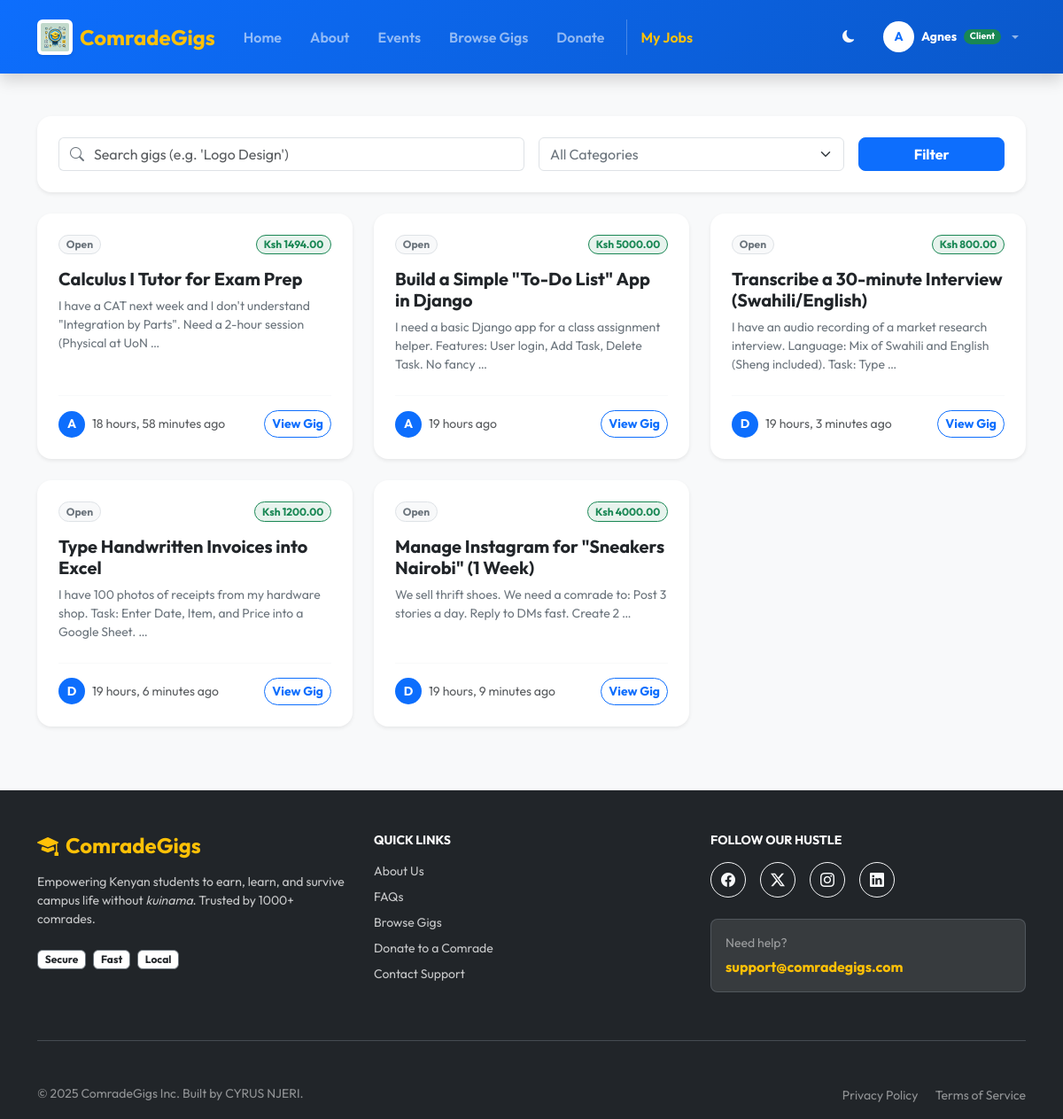
Page /gigs/ (signed in) on the committed database.
### myapp/models.py (models this page shows, shortened)
class User(AbstractUser):
    role = models.CharField(max_length=10, choices=ROLE_CHOICES, default='student')
    is_verified = models.BooleanField(default=False)
    phone_number = models.CharField(max_length=15, blank=True, null=True, help_text="Required for M-Pesa")
    profile_image = models.ImageField(upload_to='profiles/', blank=True, null=True)

class Job(models.Model):
    STATUS_CHOICES = (
        ('open', 'Open'),
        ('review', 'Under Review'),
        ('assigned', 'In Progress'),
        ('completed', 'Completed'),
        ('cancelled', 'Cancelled'),
    )
    client = models.ForeignKey(User, on_delete=models.CASCADE, related_name='posted_jobs')
    assigned_to = models.ForeignKey(User, on_delete=models.SET_NULL, null=True, blank=True, related_name='assigned_jobs')
    title = models.CharField(max_length=200)
    description = models.TextField()
    required_skills = models.ManyToManyField(Skill, blank=True)
    budget = models.DecimalField(max_digits=10, decimal_places=2)
    deadline = models.DateTimeField(null=True, blank=True)
    status = models.CharField(max_length=20, choices=STATUS_CHOICES, default='review')
    created_at = models.DateTimeField(auto_now_add=True)
    completed_at = models.DateTimeField(null=True, blank=True)

### myapp/views.py (the view)
# urls.py: path('gigs/', views.job_list, name='job_list'),
def job_list(request):
    jobs = Job.objects.filter(status='open').order_by('-created_at')
    query = request.GET.get('q')
    if query:
        jobs = jobs.filter(title__icontains=query)
    return render(request, 'student/job_list.html', {'jobs': jobs})

### myapp/templates/student/job_list.html (shortened to what this page needs)
{% extends "base.html" %}
{% load static %}
{% block content %}
<section class="py-4 bg-light">
  <div class="container">
    <div class="card border-0 shadow-sm rounded-4 p-4 mb-4">
      <form method="get" class="row g-3 align-items-center">
        <div class="col-md-6">
          <div class="input-group">
            <span class="input-group-text bg-white border-end-0"><i class="bi bi-search text-secondary"></i></span>
            <input type="text" name="q" class="form-control border-start-0 ps-0" placeholder="Search gigs (e.g. 'Logo Design')">
          </div>
        </div>
        <div class="col-md-4">
          <select name="category" class="form-select text-secondary">
            <option value="">All Categories</option>
          </select>
        </div>
        <div class="col-md-2">
          <button class="btn btn-primary w-100 fw-bold rounded-3">Filter</button>
        </div>
      </form>
    </div>
    <div class="row g-4">
      {% for job in jobs %}
      <div class="col-md-6 col-lg-4">
        <div class="card h-100 border-0 shadow-sm rounded-4 hover-lift overflow-hidden">
          <div class="card-body p-4 d-flex flex-column">
            <div class="d-flex justify-content-between align-items-start mb-3">
              <span class="badge bg-light text-secondary border rounded-pill small">{{ job.get_status_display }}</span>
              <span class="badge bg-success bg-opacity-10 text-success border border-success rounded-pill fw-bold">Ksh {{ job.budget }}</span>
            </div>
            <h5 class="fw-bold text-dark mb-2">
              <a href="{% url 'myapp:job_detail' job.id %}" class="text-decoration-none text-dark">{{ job.title }}</a>
            </h5>
            <p class="text-secondary small mb-4 flex-grow-1">
              {{ job.description|truncatewords:20 }}
            </p>
            <div class="d-flex align-items-center justify-content-between mt-auto pt-3 border-top border-light">
              <div class="d-flex align-items-center">
                <div class="bg-primary text-white rounded-circle d-flex align-items-center justify-content-center me-2 small fw-bold" style="width: 30px; height: 30px;">
                  {{ job.client.username|slice:":1"|upper }}
                </div>
                <small class="text-muted">{{ job.created_at|timesince }} ago</small>
              </div>
              <a href="{% url 'myapp:job_detail' job.id %}" class="btn btn-sm btn-outline-primary rounded-pill fw-bold">View Gig</a>
            </div>
          </div>
        </div>
      </div>
      {% endfor %}
    </div>
  </div>
</section>
{% endblock %}

### myapp/templates/base.html (shortened to what this page needs)
{% load static %}
<!doctype html>
<html lang="en" data-bs-theme="light">
  <head>
    <link href="https://cdn.jsdelivr.net/npm/bootstrap@5.3.2/dist/css/bootstrap.min.css" rel="stylesheet">
    <link rel="stylesheet" href="https://cdn.jsdelivr.net/npm/bootstrap-icons@1.11.1/font/bootstrap-icons.css">
  </head>
  <body class="d-flex flex-column min-vh-100 bg-light">
    <nav class="navbar navbar-expand-lg navbar-dark navbar-comrade shadow sticky-top py-3">
      <div class="container">
        <a class="navbar-brand d-flex align-items-center gap-2 fw-bold fs-4 text-warning" href="{% url 'myapp:home' %}">
          <img src="{% static 'images/icon.webp' %}" alt="Logo" class="rounded shadow-sm bg-white p-1">
          <span>ComradeGigs</span>
        </a>
        <div class="collapse navbar-collapse" id="mainNav">
          <ul class="navbar-nav me-auto mb-2 mb-lg-0">
            <li class="nav-item"><a class="nav-link px-3 fw-semibold" href="{% url 'myapp:home' %}">Home</a></li>
            <li class="nav-item"><a class="nav-link px-3 fw-semibold" href="{% url 'myapp:about' %}">About</a></li>
            <li class="nav-item"><a class="nav-link px-3 fw-semibold" href="{% url 'myapp:events' %}">Events</a></li>
            <li class="nav-item"><a class="nav-link px-3 fw-semibold" href="{% url 'myapp:job_list' %}">Browse Gigs</a></li>
            <li class="nav-item"><a class="nav-link px-3 fw-semibold" href="{% url 'myapp:donate' %}">Donate</a></li>
            {% if user.is_authenticated %}
              {% if user.role == 'student' %}
                <li class="nav-item border-start border-white border-opacity-25 ms-2 ps-2">
                    <a class="nav-link fw-semibold text-warning" href="{% url 'myapp:learn_skills' %}"><i class="bi bi-lightning-fill"></i> Learn Skills</a>
                </li>
              {% elif user.role == 'client' %}
                <li class="nav-item border-start border-white border-opacity-25 ms-2 ps-2">
                    <a class="nav-link fw-semibold text-warning" href="{% url 'myapp:client_dashboard' %}">My Jobs</a>
                </li>
              {% endif %}
            {% endif %}
          </ul>
          <ul class="navbar-nav ms-auto align-items-lg-center gap-2">
            <li class="nav-item me-2">
              <button class="btn btn-sm btn-outline-light rounded-circle border-0" id="darkModeToggle" title="Toggle Night Mode"><i class="bi bi-moon-fill"></i></button>
            </li>
            {% if user.is_authenticated %}
              <li class="nav-item dropdown">
                <a class="nav-link dropdown-toggle d-flex align-items-center gap-2" href="#" role="button" data-bs-toggle="dropdown">
                  <div class="bg-white text-primary rounded-circle d-flex align-items-center justify-content-center fw-bold small" style="width: 35px; height: 35px;">
                    {{ user.username|slice:":1"|upper }}
                  </div>
                  <span class="text-white small fw-bold">{{ user.username }}</span>
                  {% if user.role == 'student' %}
                    <span class="badge bg-warning text-dark rounded-pill" style="font-size: 0.65rem;">Student</span>
                  {% elif user.role == 'client' %}
                    <span class="badge bg-success text-white rounded-pill" style="font-size: 0.65rem;">Client</span>
                  {% elif user.role == 'donor' %}
                    <span class="badge bg-danger text-white rounded-pill" style="font-size: 0.65rem;"><i class="bi bi-heart-fill me-1"></i>Donor</span>
                  {% elif user.is_superuser %}
                    <span class="badge bg-dark text-white border border-secondary rounded-pill" style="font-size: 0.65rem;">Admin</span>
                  {% endif %}
                </a>
              </li>
            {% endif %}
          </ul>
        </div>
      </div>
    </nav>
    <main class="flex-grow-1">
      {% block content %}{% endblock %}
    </main>
    <footer class="bg-dark text-white mt-5 pt-5 pb-3">
      <div class="container">
        <div class="row gy-4">
          <div class="col-md-4">
            <h4 class="fw-bold text-warning mb-3">
              <i class="bi bi-mortarboard-fill me-2"></i>ComradeGigs
            </h4>
            <p class="small opacity-75 mb-4">
              Empowering Kenyan students to earn, learn, and survive campus life without <em>kuinama</em>. Trusted by 1000+ comrades.
            </p>
            <div class="d-flex gap-2">
              <span class="badge bg-white text-dark fw-bold border border-secondary">Secure</span>
              <span class="badge bg-white text-dark fw-bold border border-secondary">Fast</span>
              <span class="badge bg-white text-dark fw-bold border border-secondary">Local</span>
            </div>
          </div>
          <div class="col-md-4">
            <h6 class="fw-bold mb-3 text-white text-uppercase small letter-spacing-1">Quick Links</h6>
            <ul class="list-unstyled small d-flex flex-column gap-2">
              <li><a href="{% url 'myapp:about' %}" class="text-white text-decoration-none opacity-75 hover-opacity-100 transition">About Us</a></li>
              <li><a href="{% url 'myapp:faqs' %}" class="text-white text-decoration-none opacity-75 hover-opacity-100 transition">FAQs</a></li>
              <li><a href="{% url 'myapp:job_list' %}" class="text-white text-decoration-none opacity-75 hover-opacity-100 transition">Browse Gigs</a></li>
              <li><a href="{% url 'myapp:donate' %}" class="text-white text-decoration-none opacity-75 hover-opacity-100 transition">Donate to a Comrade</a></li>
              <li><a href="{% url 'myapp:contact' %}" class="text-white text-decoration-none opacity-75 hover-opacity-100 transition">Contact Support</a></li>
            </ul>
          </div>
          <div class="col-md-4">
            <h6 class="fw-bold mb-3 text-white text-uppercase small letter-spacing-1">Follow Our Hustle</h6>
            <div class="d-flex gap-3 mb-4">
              <a href="https://facebook.com" target="_blank" class="btn btn-outline-light rounded-circle p-0 d-flex align-items-center justify-content-center" style="width: 40px; height: 40px;">
                <i class="bi bi-facebook"></i>
              </a>
              <a href="https://twitter.com" target="_blank" class="btn btn-outline-light rounded-circle p-0 d-flex align-items-center justify-content-center" style="width: 40px; height: 40px;">
                <i class="bi bi-twitter-x"></i>
              </a>
              <a href="https://instagram.com" target="_blank" class="btn btn-outline-light rounded-circle p-0 d-flex align-items-center justify-content-center" style="width: 40px; height: 40px;">
                <i class="bi bi-instagram"></i>
              </a>
              <a href="https://linkedin.com" target="_blank" class="btn btn-outline-light rounded-circle p-0 d-flex align-items-center justify-content-center" style="width: 40px; height: 40px;">
                <i class="bi bi-linkedin"></i>
              </a>
            </div>
            <div class="p-3 bg-white bg-opacity-10 rounded-3 border border-secondary border-opacity-50">
              <small class="d-block text-white-50 mb-1">Need help?</small>
              <a href="mailto:support@comradegigs.com" class="fw-bold text-warning text-decoration-none">support@comradegigs.com</a>
            </div>
          </div>
        </div>
        <hr class="my-5 border-secondary opacity-50">
        <div class="row align-items-center">
          <div class="col-md-6 text-center text-md-start">
            <p class="small opacity-50 mb-0">&copy; {% now "Y" %} ComradeGigs Inc. Built by CYRUS NJERI.</p>
          </div>
          <div class="col-md-6 text-center text-md-end">
            <a href="#" class="text-white opacity-50 small text-decoration-none me-3">Privacy Policy</a>
            <a href="#" class="text-white opacity-50 small text-decoration-none">Terms of Service</a>
          </div>
        </div>
      </div>
    </footer>
  </body>
</html>

### myapp/templates/base.html (style rules this page uses)
:root { --comrade-blue: #0d6efd; --comrade-gold: #ffc107; --comrade-dark-bg: #0d1117; --comrade-card-bg: #161b22; }
body { font-family: 'Outfit', sans-serif; }
.navbar-comrade { background: linear-gradient(135deg, #0d6efd, #0a58ca); }
.navbar-brand img { height: 40px; width: auto; object-fit: contain; }
.hover-lift { transition: transform 0.2s ease; }
body, .card, .navbar, .btn { transition: background-color 0.3s ease, color 0.3s ease, border-color 0.3s ease; }

### rows in the picture
User: username "A", username "Agnes"
Job: status "Open", budget "1494.00", title "Calculus I Tutor for Exam Prep", description "I have a CAT next week and I don't understand \"Integration by Parts\". Need a 2-hour session (Physical at UoN …", client.username "A", created_at "18 hours, 58 minutes"
Job: status "Open", budget "5000.00", title "Build a Simple \"To-Do List\" App in Django", description "I need a basic Django app for a class assignment helper. Features: User login, Add Task, Delete Task. No fancy …", client.username "A", created_at "19 hours"
Job: status "Open", budget "800.00", title "Transcribe a 30-minute Interview (Swahili/English)", description "I have an audio recording of a market research interview. Language: Mix of Swahili and English (Sheng included). Task: Type …", client.username "D", created_at "19 hours, 3 minutes"
Job: status "Open", budget "1200.00", title "Type Handwritten Invoices into Excel", description "I have 100 photos of receipts from my hardware shop. Task: Enter Date, Item, and Price into a Google Sheet. …", client.username "D", created_at "19 hours, 6 minutes"
Job: status "Open", budget "4000.00", title "Manage Instagram for \"Sneakers Nairobi\" (1 Week)", description "We sell thrift shoes. We need a comrade to: Post 3 stories a day. Reply to DMs fast. Create 2 …", client.username "D", created_at "19 hours, 9 minutes"
